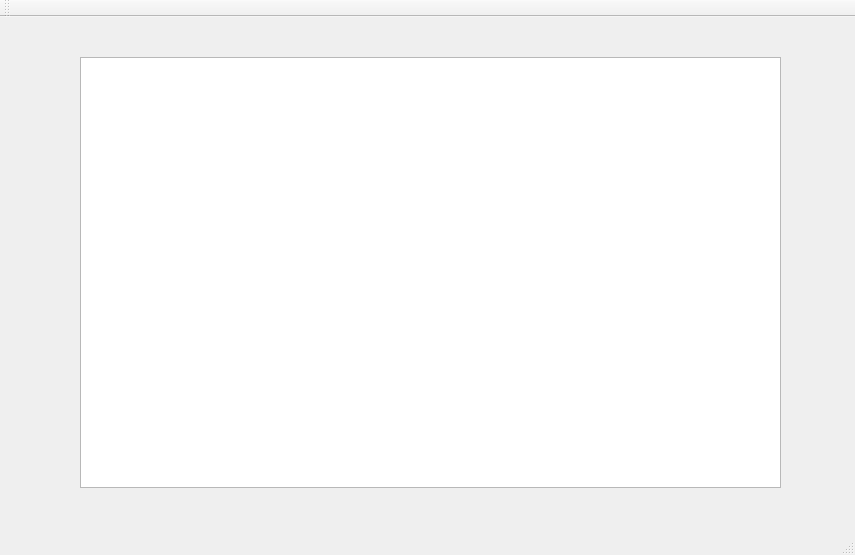
<?xml version="1.0" encoding="UTF-8"?>
<ui version="4.0">
 <class>Qt_GUIClass</class>
 <widget class="QMainWindow" name="Qt_GUIClass">
  <property name="geometry">
   <rect>
    <x>0</x>
    <y>0</y>
    <width>855</width>
    <height>555</height>
   </rect>
  </property>
  <property name="windowTitle">
   <string>Qt_GUI</string>
  </property>
  <widget class="QWidget" name="centralWidget">
   <widget class="QTreeView" name="treeView">
    <property name="geometry">
     <rect>
      <x>80</x>
      <y>40</y>
      <width>701</width>
      <height>431</height>
     </rect>
    </property>
   </widget>
  </widget>
  <widget class="QMenuBar" name="menuBar">
   <property name="geometry">
    <rect>
     <x>0</x>
     <y>0</y>
     <width>855</width>
     <height>33</height>
    </rect>
   </property>
  </widget>
  <widget class="QToolBar" name="mainToolBar">
   <attribute name="toolBarArea">
    <enum>TopToolBarArea</enum>
   </attribute>
   <attribute name="toolBarBreak">
    <bool>false</bool>
   </attribute>
  </widget>
  <widget class="QStatusBar" name="statusBar"/>
 </widget>
 <layoutdefault spacing="6" margin="11"/>
 <resources>
  <include location="Qt_GUI.qrc"/>
 </resources>
 <connections/>
</ui>
